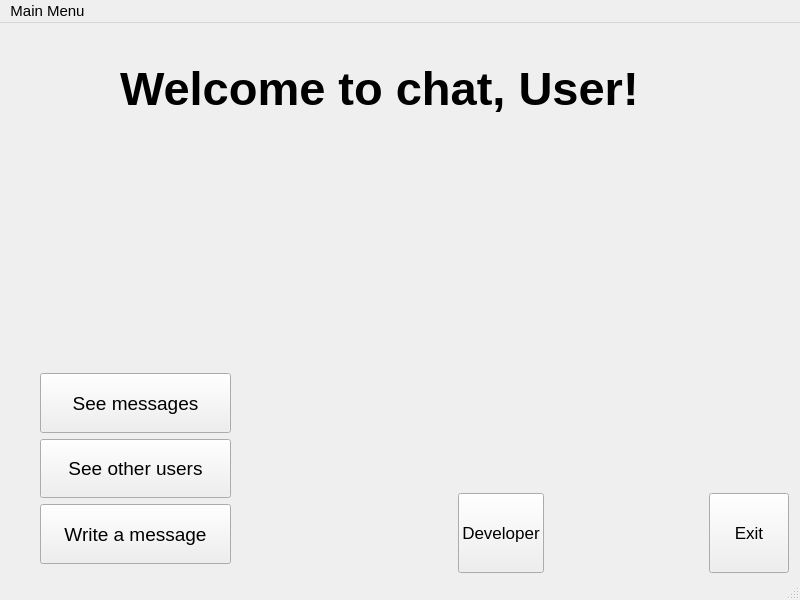
<?xml version="1.0" encoding="UTF-8"?>
<ui version="4.0">
 <class>MainWindow</class>
 <widget class="QMainWindow" name="MainWindow">
  <property name="geometry">
   <rect>
    <x>0</x>
    <y>0</y>
    <width>800</width>
    <height>600</height>
   </rect>
  </property>
  <property name="font">
   <font>
    <pointsize>11</pointsize>
   </font>
  </property>
  <property name="windowTitle">
   <string>MainWindow</string>
  </property>
  <widget class="QWidget" name="centralwidget">
   <widget class="QLabel" name="label">
    <property name="geometry">
     <rect>
      <x>120</x>
      <y>10</y>
      <width>551</width>
      <height>111</height>
     </rect>
    </property>
    <property name="font">
     <font>
      <pointsize>35</pointsize>
      <bold>true</bold>
     </font>
    </property>
    <property name="text">
     <string>Welcome to chat, User!</string>
    </property>
   </widget>
   <widget class="QWidget" name="verticalLayoutWidget">
    <property name="geometry">
     <rect>
      <x>40</x>
      <y>350</y>
      <width>191</width>
      <height>191</height>
     </rect>
    </property>
    <property name="sizePolicy">
     <sizepolicy hsizetype="Preferred" vsizetype="Preferred">
      <horstretch>0</horstretch>
      <verstretch>0</verstretch>
     </sizepolicy>
    </property>
    <property name="font">
     <font>
      <pointsize>14</pointsize>
     </font>
    </property>
    <layout class="QVBoxLayout" name="verticalLayout">
     <item>
      <widget class="QPushButton" name="pushButton_SeeMessages">
       <property name="sizePolicy">
        <sizepolicy hsizetype="Minimum" vsizetype="Preferred">
         <horstretch>0</horstretch>
         <verstretch>0</verstretch>
        </sizepolicy>
       </property>
       <property name="font">
        <font>
         <pointsize>14</pointsize>
        </font>
       </property>
       <property name="text">
        <string>See messages</string>
       </property>
      </widget>
     </item>
     <item>
      <widget class="QPushButton" name="pushButton_SeeUsers">
       <property name="sizePolicy">
        <sizepolicy hsizetype="Minimum" vsizetype="Preferred">
         <horstretch>0</horstretch>
         <verstretch>0</verstretch>
        </sizepolicy>
       </property>
       <property name="font">
        <font>
         <pointsize>14</pointsize>
        </font>
       </property>
       <property name="text">
        <string>See other users</string>
       </property>
      </widget>
     </item>
     <item>
      <widget class="QPushButton" name="pushButton_Write">
       <property name="sizePolicy">
        <sizepolicy hsizetype="Minimum" vsizetype="Preferred">
         <horstretch>0</horstretch>
         <verstretch>0</verstretch>
        </sizepolicy>
       </property>
       <property name="font">
        <font>
         <pointsize>14</pointsize>
        </font>
       </property>
       <property name="text">
        <string>Write a message</string>
       </property>
      </widget>
     </item>
    </layout>
   </widget>
   <widget class="QWidget" name="horizontalLayoutWidget">
    <property name="geometry">
     <rect>
      <x>458</x>
      <y>470</y>
      <width>331</width>
      <height>80</height>
     </rect>
    </property>
    <property name="sizePolicy">
     <sizepolicy hsizetype="Preferred" vsizetype="Preferred">
      <horstretch>0</horstretch>
      <verstretch>0</verstretch>
     </sizepolicy>
    </property>
    <property name="font">
     <font>
      <pointsize>15</pointsize>
     </font>
    </property>
    <layout class="QHBoxLayout" name="horizontalLayout">
     <item>
      <widget class="QPushButton" name="pushButton_Developer">
       <property name="sizePolicy">
        <sizepolicy hsizetype="Minimum" vsizetype="Preferred">
         <horstretch>0</horstretch>
         <verstretch>0</verstretch>
        </sizepolicy>
       </property>
       <property name="font">
        <font>
         <pointsize>13</pointsize>
        </font>
       </property>
       <property name="text">
        <string>Developer</string>
       </property>
      </widget>
     </item>
     <item>
      <spacer name="horizontalSpacer">
       <property name="orientation">
        <enum>Qt::Horizontal</enum>
       </property>
       <property name="sizeHint" stdset="0">
        <size>
         <width>40</width>
         <height>20</height>
        </size>
       </property>
      </spacer>
     </item>
     <item>
      <widget class="QPushButton" name="pushButton_QuitAccount">
       <property name="sizePolicy">
        <sizepolicy hsizetype="Minimum" vsizetype="Preferred">
         <horstretch>0</horstretch>
         <verstretch>0</verstretch>
        </sizepolicy>
       </property>
       <property name="font">
        <font>
         <pointsize>13</pointsize>
        </font>
       </property>
       <property name="text">
        <string>Exit</string>
       </property>
      </widget>
     </item>
    </layout>
   </widget>
   <widget class="QLabel" name="label_2">
    <property name="geometry">
     <rect>
      <x>360</x>
      <y>130</y>
      <width>391</width>
      <height>311</height>
     </rect>
    </property>
    <property name="text">
     <string/>
    </property>
    <property name="pixmap">
     <pixmap>C:/Users/user/Downloads/5.jpg</pixmap>
    </property>
   </widget>
  </widget>
  <widget class="QMenuBar" name="menubar">
   <property name="geometry">
    <rect>
     <x>0</x>
     <y>0</y>
     <width>800</width>
     <height>25</height>
    </rect>
   </property>
   <widget class="QMenu" name="menuMenu">
    <property name="title">
     <string>Main Menu</string>
    </property>
    <addaction name="actionOpen_another_client"/>
    <addaction name="separator"/>
    <addaction name="actionExit"/>
   </widget>
   <addaction name="menuMenu"/>
  </widget>
  <widget class="QStatusBar" name="statusbar"/>
  <action name="actionOpen_another_client">
   <property name="text">
    <string>Open another client</string>
   </property>
  </action>
  <action name="actionExit">
   <property name="text">
    <string>Close the client</string>
   </property>
  </action>
 </widget>
 <resources/>
 <connections/>
</ui>
